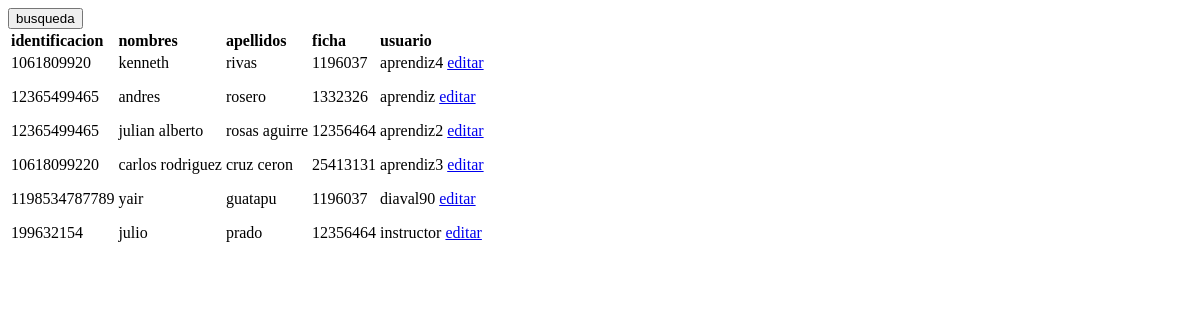
The app's page /, older data.
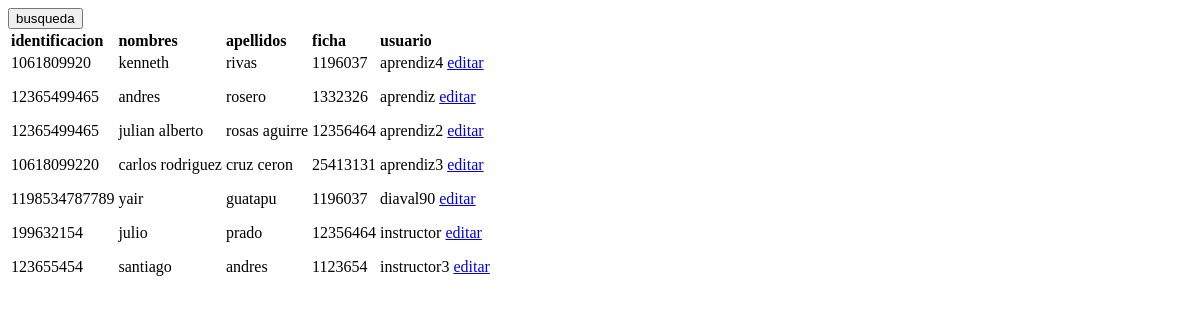
The same page, newer data.
### retos/models.py (models this page shows, shortened)
class Persona (models.Model):
	identificacion 	= models.CharField(max_length = 50 , unique = True)
	nombres		 	= models.CharField(max_length = 256)
	apellidos	 	= models.CharField(max_length = 256)
	ficha		 	= models.CharField(max_length = 30)
	puntaje		 	= models.IntegerField()
	user 			= models.OneToOneField(User)

### retos/views.py (the view)
# urls.py: url(r'^$', aprendices, name='aprendices'),#vista principal
def aprendices(request):
	p= Persona.objects.all()
	return render(request, 'retos/lista.html' ,{'lista':p})

### retos/templates/retos/lista.html
{% extends 'retos/base.html' %}
{% block content %}
	<a href="{% url 'buscar' %}"><button>busqueda</button></a>
		<table>
			<tr>
				<td><strong>identificacion</strong></td>
				<td><strong>nombres</strong></td>
				<td><strong>apellidos</strong></td>
				<td><strong>ficha</strong></td>
				<td><strong>usuario</strong></td>
			</tr>
			<tr>
				<td>
						{% for lista in lista %}
						<div>
							<p>{{lista.identificacion}}</p>
						</div>
						{% endfor %}
				</td>
				<td>
				        {% for lista in lista %}
						<div>
							<p>{{lista.nombres}}</p>
						</div>
						{% endfor %}
				</td>
				<td>
				        {% for lista in lista %}
						<div>
							<p>{{lista.apellidos}}</p>
						</div>
						{% endfor %}
				</td>
				<td>
				        {% for lista in lista %}
						<div>
							<p>{{lista.ficha}}</p>
						</div>
						{% endfor %}
				</td>
				<td>
				        {% for lista in lista %}
						<div>
							<p>{{lista.user}}
							<a href="{% url 'retos.views.editar' pk=lista.pk %}">editar</a></p></p>
						</div>
						{% endfor %}
				</td>
		</table>
{% endblock content %}

Row changes from the older to the newer data that the page shows:
added Persona: identificacion "123655454", nombres "santiago", apellidos "andres", ficha "1123654", user "instructor3"
